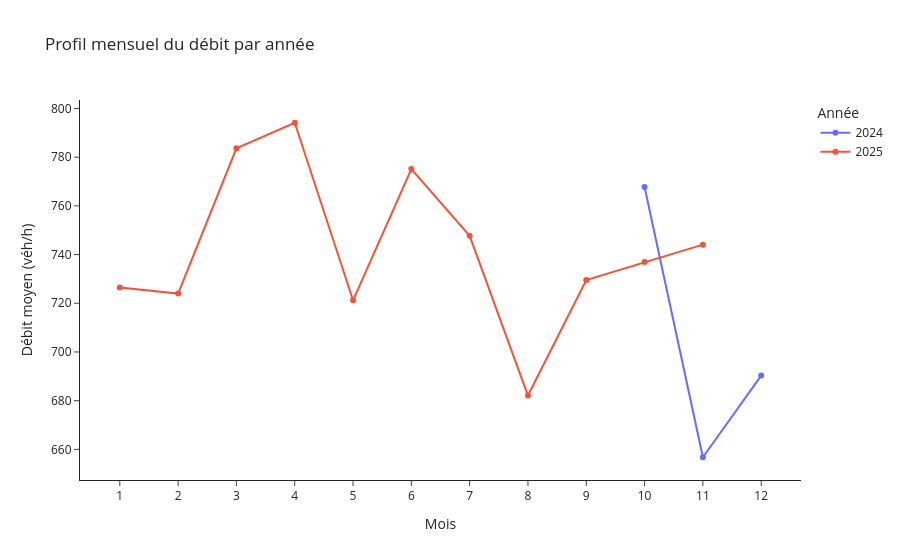

This figure's notebook cell:
### Code cell
profil = (df_axe
          .groupby(['annee','mois'], as_index=False)['Débit horaire']
          .mean()
          .rename(columns={'Débit horaire':'debit_moyen'}))

fig = px.line(
    profil, x='mois', y='debit_moyen', color='annee',
    markers=True,
    title="Profil mensuel du débit par année",
    labels={'mois':'Mois', 'debit_moyen':'Débit moyen (véh/h)', 'annee':'Année'}
)
fig.update_layout(template='simple_white', xaxis=dict(dtick=1))
fig.show()

### Figure 1 — Plotly figure (JSON) as saved in the notebook; plotly's stock layout.template omitted (floating-point values rounded to 4 significant figures)
{"data": [{"hovertemplate": "Année=2024<br>Mois=%{x}<br>Débit moyen (véh/h)=%{y}<extra></extra>", "legendgroup": "2024", "line": {"color": "#636efa", "dash": "solid"}, "marker": {"symbol": "circle"}, "mode": "lines+markers", "name": "2024", "orientation": "v", "showlegend": true, "type": "scatter", "x": [10, 11, 12], "xaxis": "x", "y": [767.8, 656.8, 690.3], "yaxis": "y"}, {"hovertemplate": "Année=2025<br>Mois=%{x}<br>Débit moyen (véh/h)=%{y}<extra></extra>", "legendgroup": "2025", "line": {"color": "#EF553B", "dash": "solid"}, "marker": {"symbol": "circle"}, "mode": "lines+markers", "name": "2025", "orientation": "v", "showlegend": true, "type": "scatter", "x": [1, 2, 3, 4, 5, 6, 7, 8, 9, 10, 11], "xaxis": "x", "y": [726.5, 724.0, 783.7, 794.1, 721.2, 775.1, 747.7, 682.1, 729.6, 736.9, 744.1], "yaxis": "y"}], "layout": {"legend": {"title": {"text": "Année"}, "tracegroupgap": 0}, "title": {"text": "Profil mensuel du débit par année"}, "xaxis": {"anchor": "y", "domain": [0, 1], "dtick": 1, "title": {"text": "Mois"}}, "yaxis": {"anchor": "x", "domain": [0, 1], "title": {"text": "Débit moyen (véh/h)"}}}}
